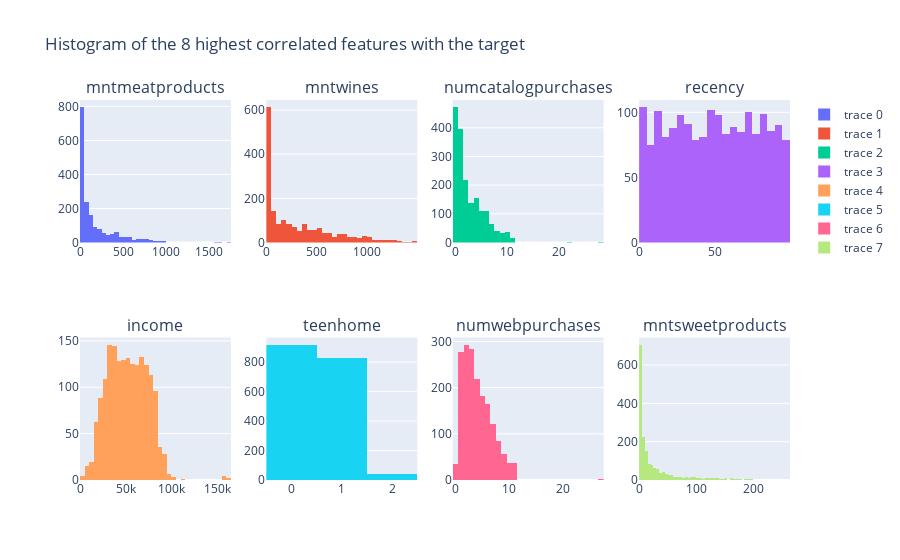

Notebook source saved alongside this figure:
### Code cell
cols_to_plot = [('mntmeatproducts',1,1), 
    ('mntwines',1,2),
    ('numcatalogpurchases',1,3),
    ('recency',1,4),
    ('income',2,1), 
    ('teenhome',2,2), 
    ('numwebpurchases',2,3), 
    ('mntsweetproducts',2,4)]


fig  = make_subplots(rows = 2, 
    cols = 4,
    subplot_titles = ('mntmeatproducts', 'mntwines', 'numcatalogpurchases', 'recency', 'income', 'teenhome', 'numwebpurchases', 'mntsweetproducts')
)

for i,j,k in cols_to_plot:
    hist = go.Histogram(x = train[i])
    fig.append_trace(hist,j,k)

fig.update_layout(title_text = 'Histogram of the 8 highest correlated features with the target')
fig.show()

### Figure 1 — Plotly figure (JSON) as saved in the notebook; plotly's stock layout.template omitted (floating-point values rounded to 4 significant figures; data arrays with more than 128 entries replaced by an {"elided": "..."} marker saying what was removed)
{"data": [{"type": "histogram", "x": {"elided": "1792 int values"}, "xaxis": "x", "yaxis": "y"}, {"type": "histogram", "x": {"elided": "1792 int values"}, "xaxis": "x2", "yaxis": "y2"}, {"type": "histogram", "x": {"elided": "1792 int values"}, "xaxis": "x3", "yaxis": "y3"}, {"type": "histogram", "x": {"elided": "1792 int values"}, "xaxis": "x4", "yaxis": "y4"}, {"type": "histogram", "x": {"elided": "1792 int values"}, "xaxis": "x5", "yaxis": "y5"}, {"type": "histogram", "x": {"elided": "1792 int values"}, "xaxis": "x6", "yaxis": "y6"}, {"type": "histogram", "x": {"elided": "1792 int values"}, "xaxis": "x7", "yaxis": "y7"}, {"type": "histogram", "x": {"elided": "1792 int values"}, "xaxis": "x8", "yaxis": "y8"}], "layout": {"annotations": [{"font": {"size": 16}, "showarrow": false, "text": "mntmeatproducts", "x": 0.1062, "xanchor": "center", "xref": "paper", "y": 1, "yanchor": "bottom", "yref": "paper"}, {"font": {"size": 16}, "showarrow": false, "text": "mntwines", "x": 0.3688, "xanchor": "center", "xref": "paper", "y": 1, "yanchor": "bottom", "yref": "paper"}, {"font": {"size": 16}, "showarrow": false, "text": "numcatalogpurchases", "x": 0.6313, "xanchor": "center", "xref": "paper", "y": 1, "yanchor": "bottom", "yref": "paper"}, {"font": {"size": 16}, "showarrow": false, "text": "recency", "x": 0.8938, "xanchor": "center", "xref": "paper", "y": 1, "yanchor": "bottom", "yref": "paper"}, {"font": {"size": 16}, "showarrow": false, "text": "income", "x": 0.1062, "xanchor": "center", "xref": "paper", "y": 0.375, "yanchor": "bottom", "yref": "paper"}, {"font": {"size": 16}, "showarrow": false, "text": "teenhome", "x": 0.3688, "xanchor": "center", "xref": "paper", "y": 0.375, "yanchor": "bottom", "yref": "paper"}, {"font": {"size": 16}, "showarrow": false, "text": "numwebpurchases", "x": 0.6313, "xanchor": "center", "xref": "paper", "y": 0.375, "yanchor": "bottom", "yref": "paper"}, {"font": {"size": 16}, "showarrow": false, "text": "mntsweetproducts", "x": 0.8938, "xanchor": "center", "xref": "paper", "y": 0.375, "yanchor": "bottom", "yref": "paper"}], "title": {"text": "Histogram of the 8 highest correlated features with the target"}, "xaxis": {"anchor": "y", "domain": [0, 0.2125]}, "xaxis2": {"anchor": "y2", "domain": [0.2625, 0.475]}, "xaxis3": {"anchor": "y3", "domain": [0.525, 0.7375]}, "xaxis4": {"anchor": "y4", "domain": [0.7875, 1]}, "xaxis5": {"anchor": "y5", "domain": [0, 0.2125]}, "xaxis6": {"anchor": "y6", "domain": [0.2625, 0.475]}, "xaxis7": {"anchor": "y7", "domain": [0.525, 0.7375]}, "xaxis8": {"anchor": "y8", "domain": [0.7875, 1]}, "yaxis": {"anchor": "x", "domain": [0.625, 1]}, "yaxis2": {"anchor": "x2", "domain": [0.625, 1]}, "yaxis3": {"anchor": "x3", "domain": [0.625, 1]}, "yaxis4": {"anchor": "x4", "domain": [0.625, 1]}, "yaxis5": {"anchor": "x5", "domain": [0, 0.375]}, "yaxis6": {"anchor": "x6", "domain": [0, 0.375]}, "yaxis7": {"anchor": "x7", "domain": [0, 0.375]}, "yaxis8": {"anchor": "x8", "domain": [0, 0.375]}}}
